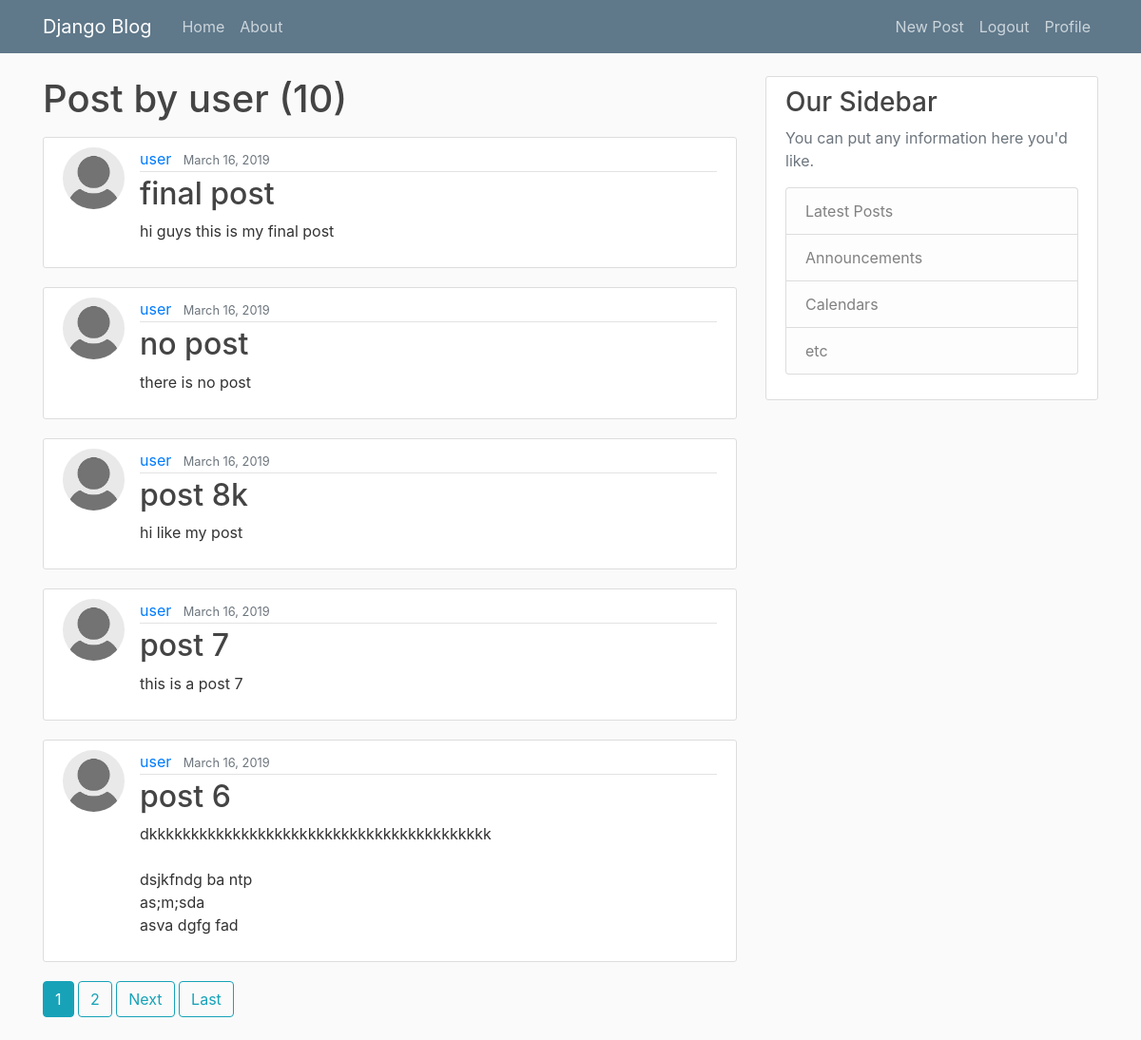
Page /user/user (signed in) on the committed database.
### blog/models.py (models this page shows, shortened)
class Post(models.Model):
    title = models.CharField(max_length=100)
    content = models.TextField()
    date_posted = models.DateTimeField(default=timezone.now)
    author = models.ForeignKey(User, on_delete=models.CASCADE)

### users/models.py (models this page shows, shortened)
class profile(models.Model):
    user = models.OneToOneField(User,on_delete=models.CASCADE)
    image = models.ImageField(default="default.jpg" , upload_to='profile_pics')

### blog/views.py (the view)
# urls.py: path('user/<str:username>', UserPostListView.as_view(), name='user-posts'),
class UserPostListView(ListView):
    model = Post
    template_name = 'blog/user_posts.html'
    context_object_name = 'posts'
    paginate_by = 5
    def get_queryset(self):
        user = get_object_or_404(User , username=self.kwargs.get('username'))
        return Post.objects.filter(author=user).order_by('-date_posted')

### blog/templates/blog/user_posts.html (shortened to what this page needs)
{% extends 'blog/base.html' %}
{% block content %}
    <h1 class="mb-3" >Post by {{view.kwargs.username}} ({{page_obj.paginator.count}})</h1>
    {% for post in posts %}
        <article class="media content-section">
            <img class="rounded-circle article-img" src="{{ post.author.profile.image.url }}">
            <div class="media-body">
                <div class="article-metadata">
                    <a class="mr-2" href="{% url 'user-posts' post.author.username %}">{{ post.author }}</a>
                    <small class="text-muted">{{ post.date_posted|date:"F d, Y" }}</small>
                </div>
                <h2><a class="article-title" href="{% url 'post-detail' post.id%}">{{ post.title }}</a></h2>
                <p class="article-content">{{ post.content }}</p>
            </div>
        </article>
    {% endfor %}
    {% if is_paginated %}
        {% for num in page_obj.paginator.page_range %}
            {% if page_obj.number == num %}
            <a  class="btn btn-info mb-4" href="?page={{ num }}">{{ num }}</a>
            {% elif num > page_obj.number|add:'-3' and num < page_obj.number|add:'3'%}
            <a  class="btn btn-outline-info mb-4" href="?page={{ num }}">{{ num }}</a>
            {% endif %}
        {% endfor %}
        {% if page_obj.has_next%}
            <a  class="btn btn-outline-info mb-4" href="?page={{ page_obj.next_page_number }}">Next</a>
            <a  class="btn btn-outline-info mb-4" href="?page={{ page_obj.paginator.num_pages }}">Last</a>
        {% endif %}
    {% endif %}
{% endblock content %}

### blog/static/blog/main.css (style rules this page uses)
body { background: #fafafa; color: #333333; margin-top: 5rem; }
h1, h2, h3, h4, h5, h6 { color: #444444; }
.content-section { background: #ffffff; padding: 10px 20px; border: 1px solid #dddddd; border-radius: 3px; margin-bottom: 20px; }
.article-title { color: #444444; }
.article-content { white-space: pre-line; }
.article-img { height: 65px; width: 65px; margin-right: 16px; }
.article-metadata { padding-bottom: 1px; margin-bottom: 4px; border-bottom: 1px solid #e3e3e3 }

### rows in the picture
Post: author.profile.image (placeholder picture), author "user", date_posted "March 16, 2019", title "final post", content "hi guys this is my final post"
Post: author.profile.image (placeholder picture), author "user", date_posted "March 16, 2019", title "no post", content "there is no post"
Post: author.profile.image (placeholder picture), author "user", date_posted "March 16, 2019", title "post 8k", content "hi like my post"
Post: author.profile.image (placeholder picture), author "user", date_posted "March 16, 2019", title "post 7", content "this is a post 7"
Post: author.profile.image (placeholder picture), author "user", date_posted "March 16, 2019", title "post 6", content "dkkkkkkkkkkkkkkkkkkkkkkkkkkkkkkkkkkkkkkkkk dsjkfndg ba ntp as;m;sda asva dgfg fad"

### other values in the picture
{{ view.kwargs.username }} "user"
{{ page_obj.paginator.count }} "10"
{{ num }} "1"
{{ num }} "2"
